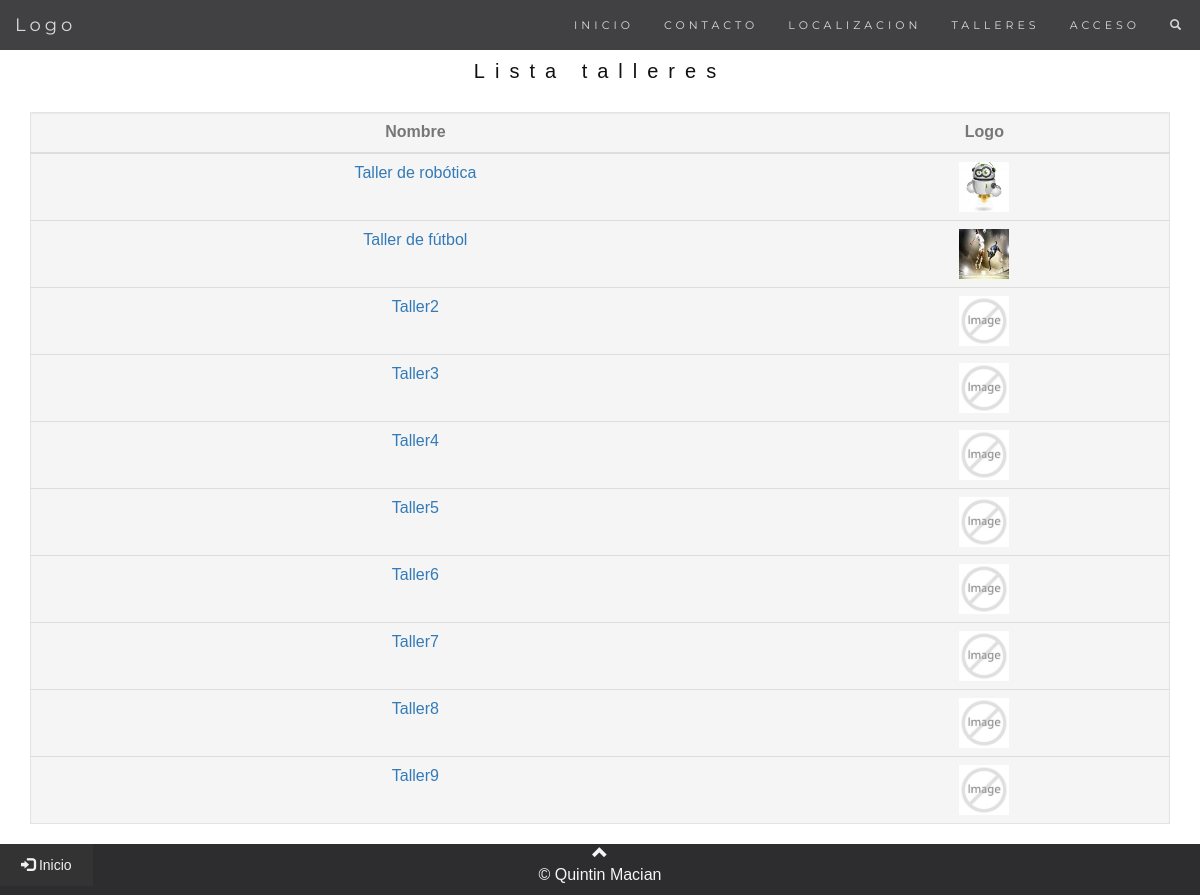
The page /listar/ on the database as committed earlier.
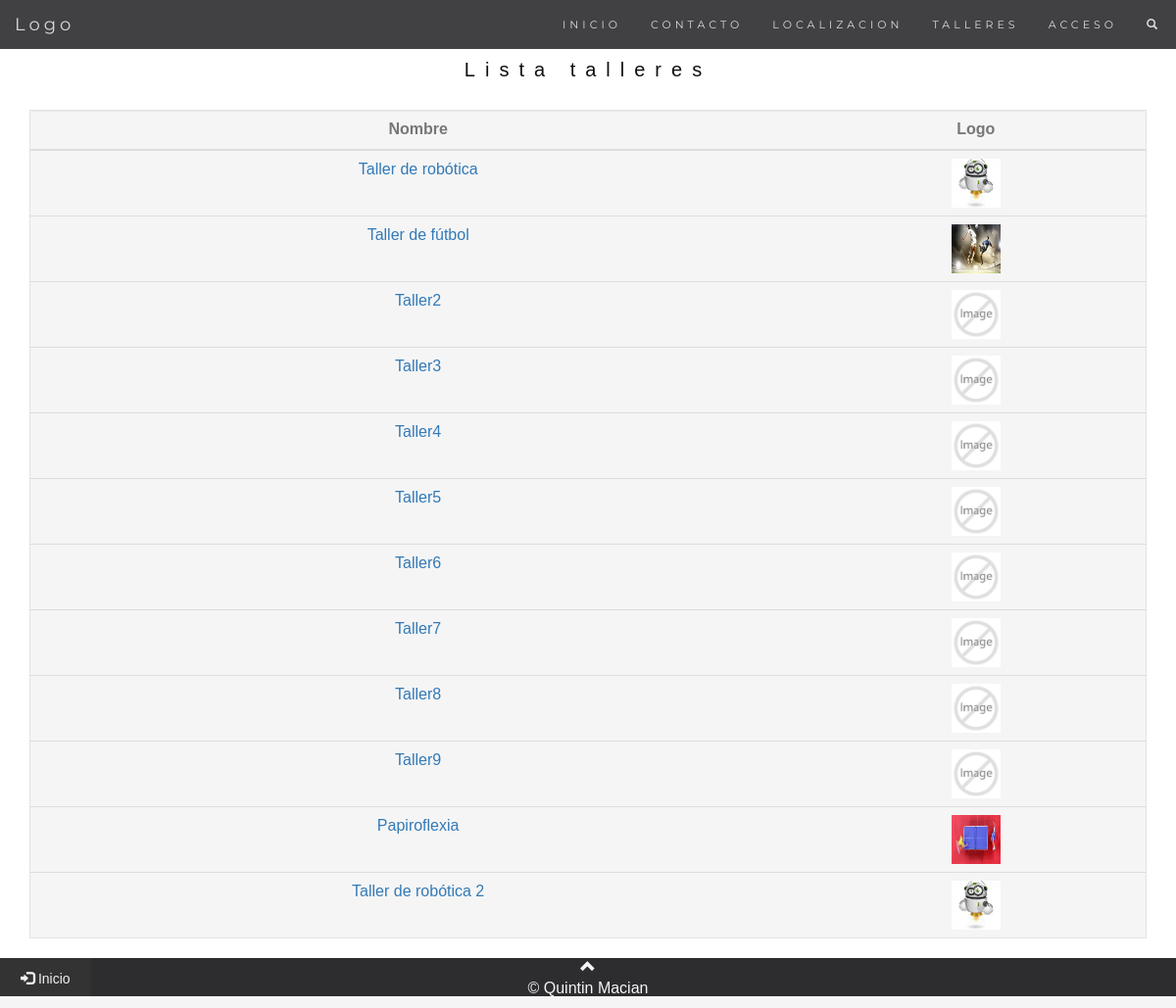
The same page on the database as committed later.
### talleres/models.py (models this page shows, shortened)
class Taller(models.Model):
    Numero = models.AutoField(primary_key=True)
    NombreTaller = models.CharField(max_length=50)
    Descripcion = models.CharField(max_length=150)
    NumDepartamento = models.ForeignKey(Departamento, on_delete=models.CASCADE)
    NIVEL = ((1,'ESO'), (2, 'BACHILLER'), (3,'CFGM'), (4,'CFGS'), (5,'PQPI'))
    nivel = models.PositiveSmallIntegerField(choices=NIVEL, null=True)
    curso = models.IntegerField()
    MaxAlumnos = models.IntegerField()
    duracion = models.IntegerField()
    jornada = models.IntegerField()
    excede = models.IntegerField(null=True)
    foto = models.ImageField(blank=True, null=True, upload_to = 'media/', default='/media/default.jpg')
    ESTADO = ((1, 'abierto'),(2, 'cerrado'))
    estado = models.PositiveSmallIntegerField(choices=ESTADO, null=True)
    idAlumnoTaller = models.ManyToManyField(Alumno, through='AlumnoTaller')
    idProfesorTaller = models.ManyToManyField(Profesor, through='ProfesorTaller')

### talleres/views.py (the view, shortened to what this page needs)
# urls.py: path('listar/', views.listataller, name='listataller'),
def listataller(request):
    if isProfesor(request.user):
        taller_list = getTalleresCreatedByProfID(request.user)
        print(taller_list)
        return render(request, 'talleres/listaTaller.html',
        {
            "logeado": True,
            "talleres_list" : taller_list,
            "edicion" : True
        })
    else:
        taller_list = Taller.objects.order_by('-curso')
        if request.user.is_anonymous:
            return render(request, 'talleres/listaTaller.html',
            {
                "talleres_list" : taller_list
            })

### talleres/views.py (called while the page is built)
def isProfesor(dniP):
    profesor=Profesor.objects.filter(dniP=dniP)
    return len(profesor) != 0

### talleres/templates/talleres/listaTaller.html (shortened to what this page needs)
{% extends "base.html" %}
  {% block content %}
  <div id="hueco" style="height: 50px;">  </div>
    <div id="lista" class="container text-center">
      <h3> Lista talleres </h3>
        <table class="well table text-center">
      <thead>
        <tr>
          <th class="text-center align-middle" scope="col">Nombre</th>
          <th class="text-center align-middle" scope="col">Logo</th>
        </tr>
      </thead>
        {% for taller in talleres_list %}
        {% if edicion %}
        <tr>
          <td class="text-center align-middle" scope="col"><a href="/taller/mostrar/{{ taller.Numero }}"> {{ taller.NombreTaller }}</a></td>
          <td scope="col"><img src='../media/{{ taller.foto }}' width="50px" height="50px"></td>
         <td scope="col"> <a href="/taller/update/{{ taller.Numero }}" class="glyphicon glyphicon-edit"></a></td>
          <td scope="col"><a href="/taller/delete/{{ taller.Numero }}" class="glyphicon glyphicon-remove"></a></td>
        </tr>
        {% else %}
        <tr>
        <td scope="col"><a href="/taller/mostrar/{{ taller.Numero }}"> {{ taller.NombreTaller }}</a> </td>
        <td scope="col"><img src='../media/{{ taller.foto }}' width="50px" height="50px"></td>
        </tr>
        {% endif %}
        {% endfor %}
        </table>
    </div>
    {% endblock content %}

Rows that differ between the two databases and show on the page:
added Taller: NombreTaller "Papiroflexia", foto (picture)
added Taller: NombreTaller "Taller de robótica 2", foto (picture)
